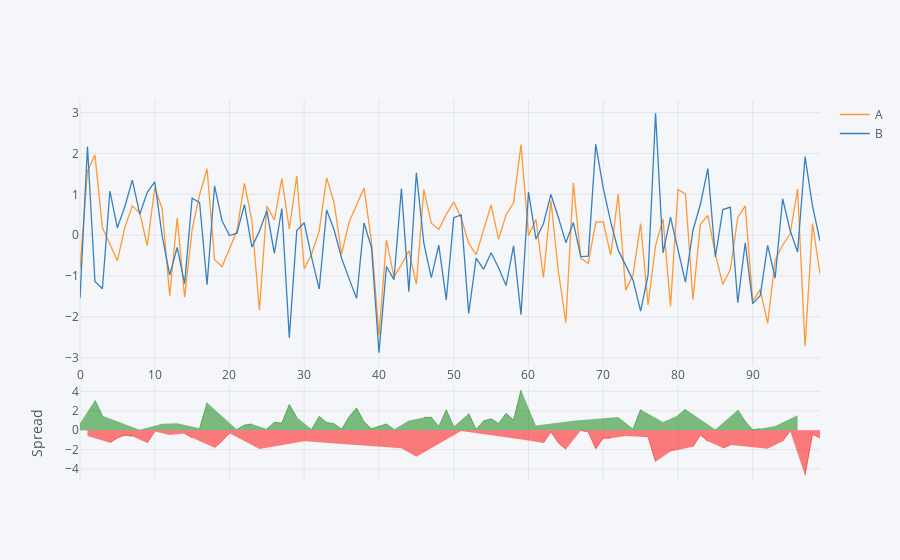

Notebook code for this chart:
### Markdown cell above
## Spread

### Code cell
df1[['A','B']].iplot(kind='spread')
